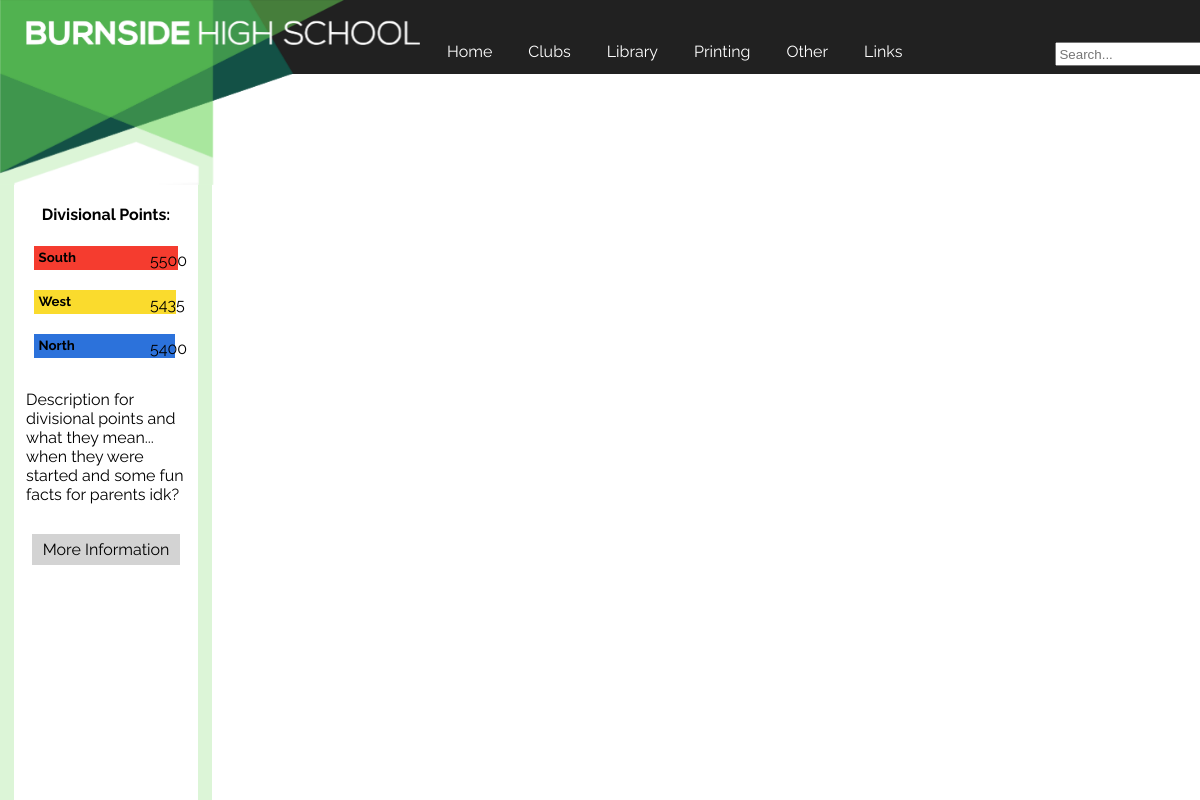
Before: / with the older database file.
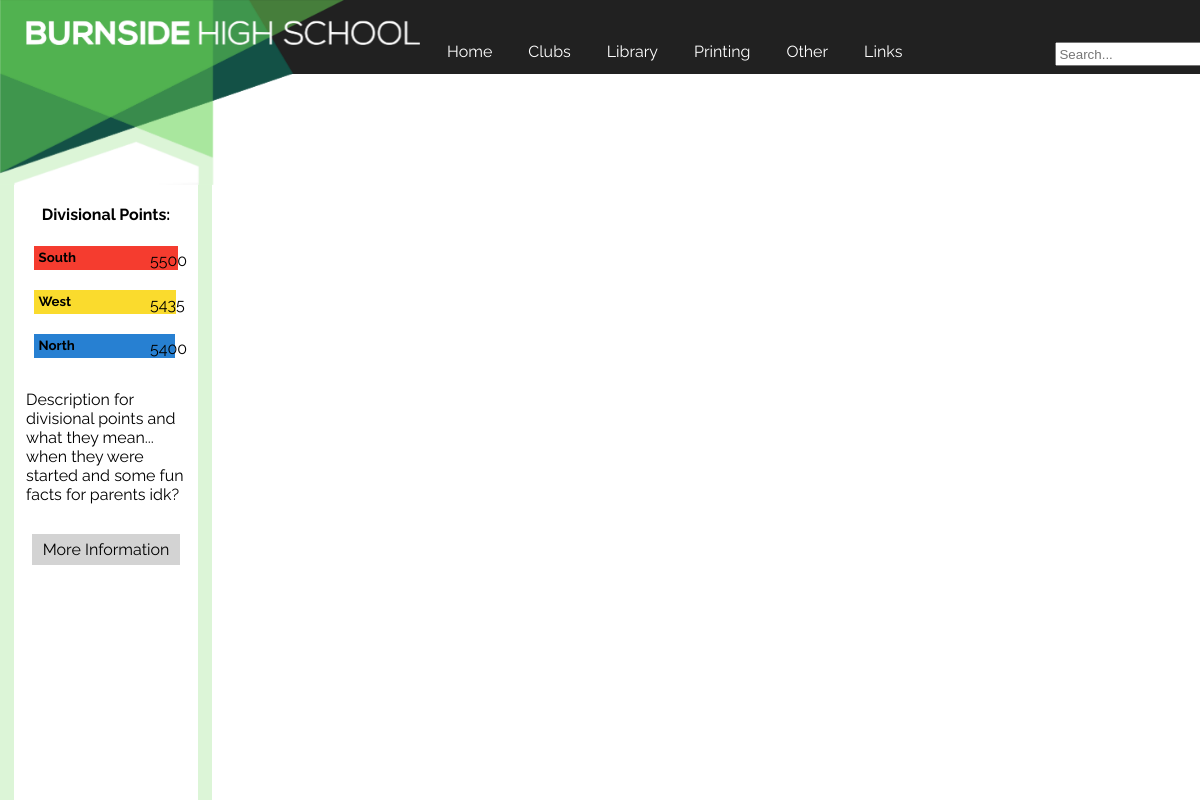
After: the same page with the newer database file.
### tables this page shows
CREATE TABLE Divisions (id INTEGER PRIMARY KEY, name STRING, colour STRING);

### main.py (the view)
@app.route('/')
def home():
    first=['north',0]; second=['north',0]; third=['north',0]; north=['North',0]; south=['South',0]; west=['West',0]
    with sqlite3.connect("db/Divisionalpoints.db") as connection:
        cursor=connection.cursor()
        cursor.execute("SELECT colour,name FROM Divisions")
        results=cursor.fetchall()
        for result in results:
            if result[1]=='north':
                north.append(result[0])
            if result[1]=='south':
                south.append(result[0])
            if result[1]=='west':
                west.append(result[0])
        cursor.execute("SELECT north, south, west FROM Points")
        thing=cursor.fetchall()
        for item in thing:
            north[1]=north[1]+item[0]; south[1]=south[1]+item[1]; west[1]=west[1]+item[2]
        divisions=[north,south,west]
        for division in divisions:
            if division[1]>first[1]:
                first=division
        divisions.remove(first)
        for division in divisions:
            if division[1]>second[1]:
                second=division
        divisions.remove(second)
        for division in divisions:
            third=division
        num1=first[1]; num2=second[1]; num3=third[1]; name1=first[0]; name2=second[0]; name3=third[0]; col1=first[2]; col2=second[2]; col3=third[2]
        return render_template('home.html', num1=num1,num2=num2,num3=num3,name1=name1,name2=name2,name3=name3,col1=col1,col2=col2,col3=col3)

### templates/home.html (shortened to what this page needs)
{% extends 'layout.html' %}
{% block sidebar %}
        <h4>Divisional Points:</h4>
        <div class=first style='background-color: #{{col1}}'><h5>{{name1}}</h5></div>
        <div class=number><p>{{num1}}</p></div>
        <div class=second style='background-color: #{{col2}}; width:calc(({{num2}}/{{num1}})*12vw)'><h5>{{name2}}</h5></div>
        <div class=number><p>{{num2}}</p></div>
        <div class=second style='background-color: #{{col3}}; width:calc(({{num3}}/{{num1}})*12vw)'><h5>{{name3}}</h5></div>
        <div class=number><p>{{num3}}</p></div>
        <p>Description for divisional points and what they mean... when they were started and some fun facts for parents idk?</p>
        <div class='link'>
                <a href="/divpoints"><p>More Information</p></a>
        </div>
{% endblock %}

### templates/layout.html (shortened to what this page needs)
<!DOCTYPE html>
<head>
    <link rel="stylesheet" href="/static/css/style.css">
</head>
<body>
    <a href="/">
        <img src="static/css/corner triangles 5.4.png"alt="burnside logo">
    </a>
    {% include 'header.html' %}
    <div class="sidenav">
        {% block sidebar%}{% endblock %}
    </div>
</body>

### templates/header.html
<header>
    <a href="/">Home</a>
    <a href="/clubs">Clubs</a>
    <a href="/library">Library</a>
    <a href="/print">Printing</a>
    <a href="/other">Other</a>
    <a href="/links">Links</a>
    <form class=example>
        <input type="text" placeholder="Search...">
    </form>
</header>

### static/css/style.css (style rules this page uses)
body { font-family: 'Raleway', sans-serif; margin: 0px 0px 0px 0px; background-color: white; background-size: 30vw, 15.0857142857vw; }
img { width: 35vw; float: left; position:fixed; z-index: 2; }
header { background-color: rgba(33, 33, 33, 100); height: 6.15vw; position:fixed; width:100vw; z-index: 1; padding-left: 35vw; }
header a { color: white; text-decoration: none; float:left; margin-top: 2.75vw; margin-left: 1.5vw; padding:0.75vw; }
header input[type=text] { margin-top: 3.5vw; margin-right: 1.5vw; margin-left: 12vw; height:1.5vw; width: 12vw; }
.sidenav { height:100%; width:15.34vw; top:15.35vw; background-color: white; border-color: rgba(220, 245, 215, 100); border-width: 1.2vw; border-style: solid; border-bottom-width:0; border-top-width:0; position:fixed; }
.sidenav p { padding: 1vw; text-align: left; }
.sidenav h4 { text-align: center; }
.sidenav h5 { width:3vw; margin:0.38vw; float:left; margin-right:0; }
.number p { float:right; text-align: right; margin:0.25vw; padding:0; width:2vw; margin-left: 0; margin-right:2vw; position:relative; top:-3.5vw; }
.first { width:12vw; height:2vw; margin:1.67vw; }
.second { height:2vw; margin:1.67vw; margin-right:0; }
.link p { background-color: lightgrey; margin:1.5vw; padding:.5vw; text-align: center; text-decoration: none; color: black; }
a { text-decoration:none; }

Changed rows visible on the page:
changed Divisions "North": colour "2c72db" → "2780d2ff" (drawn)
